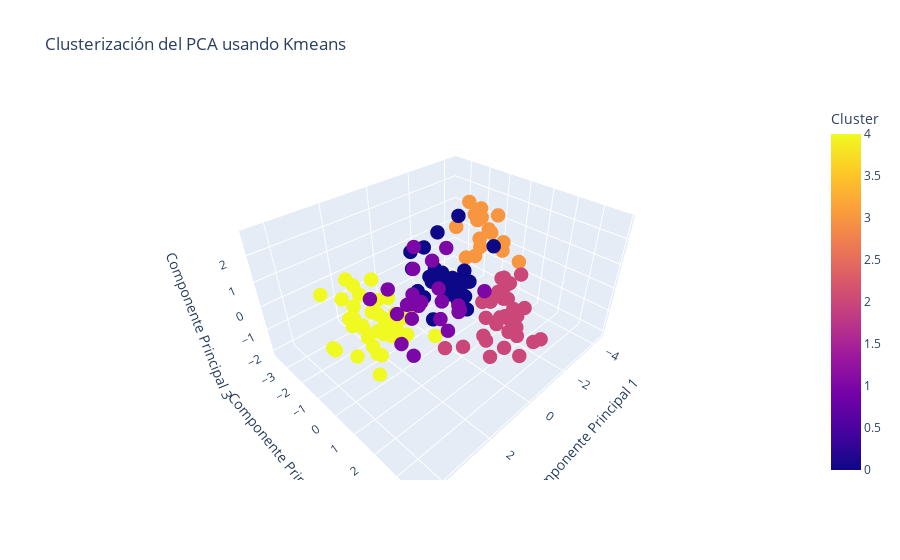

Here is the notebook cell this chart was saved with:
### Code cell
import plotly.express as px
# Visualizamos los tres primeros componentes en 3D usando 
fig = px.scatter_3d(pca_df, x='PC1', y='PC2', z='PC3', color='Cluster',
                    title='Clusterización del PCA usando Kmeans',
                    labels={'PC1': 'Componente Principal 1', 'PC2': 'Componente Principal 2', 'PC3': 'Componente Principal 3'})

# Hacemos que se pueda ver el país al poner el ratón por encima
fig.update_traces(marker=dict(size=5),
                  selector=dict(mode='markers'),
                  hovertemplate="<b>%{text}</b><extra></extra>",
                  text=pca_df['Country name'])

fig.show()

### Figure 1 — Plotly figure (JSON) as saved in the notebook; plotly's stock layout.template omitted (floating-point values rounded to 4 significant figures; data arrays with more than 128 entries replaced by an {"elided": "..."} marker saying what was removed)
{"data": [{"hovertemplate": "<b>%{text}</b><extra></extra>", "legendgroup": "", "marker": {"color": {"elided": "144 int values"}, "coloraxis": "coloraxis", "size": 5, "symbol": "circle"}, "mode": "markers", "name": "", "scene": "scene", "showlegend": false, "text": {"elided": "144 str values"}, "type": "scatter3d", "x": {"elided": "144 float values"}, "y": {"elided": "144 float values"}, "z": {"elided": "144 float values"}}], "layout": {"coloraxis": {"colorbar": {"title": {"text": "Cluster"}}, "colorscale": [[0, "#0d0887"], [0.1111, "#46039f"], [0.2222, "#7201a8"], [0.3333, "#9c179e"], [0.4444, "#bd3786"], [0.5556, "#d8576b"], [0.6667, "#ed7953"], [0.7778, "#fb9f3a"], [0.8889, "#fdca26"], [1, "#f0f921"]]}, "legend": {"tracegroupgap": 0}, "scene": {"domain": {"x": [0, 1], "y": [0, 1]}, "xaxis": {"title": {"text": "Componente Principal 1"}}, "yaxis": {"title": {"text": "Componente Principal 2"}}, "zaxis": {"title": {"text": "Componente Principal 3"}}}, "title": {"text": "Clusterización del PCA usando Kmeans"}}}
